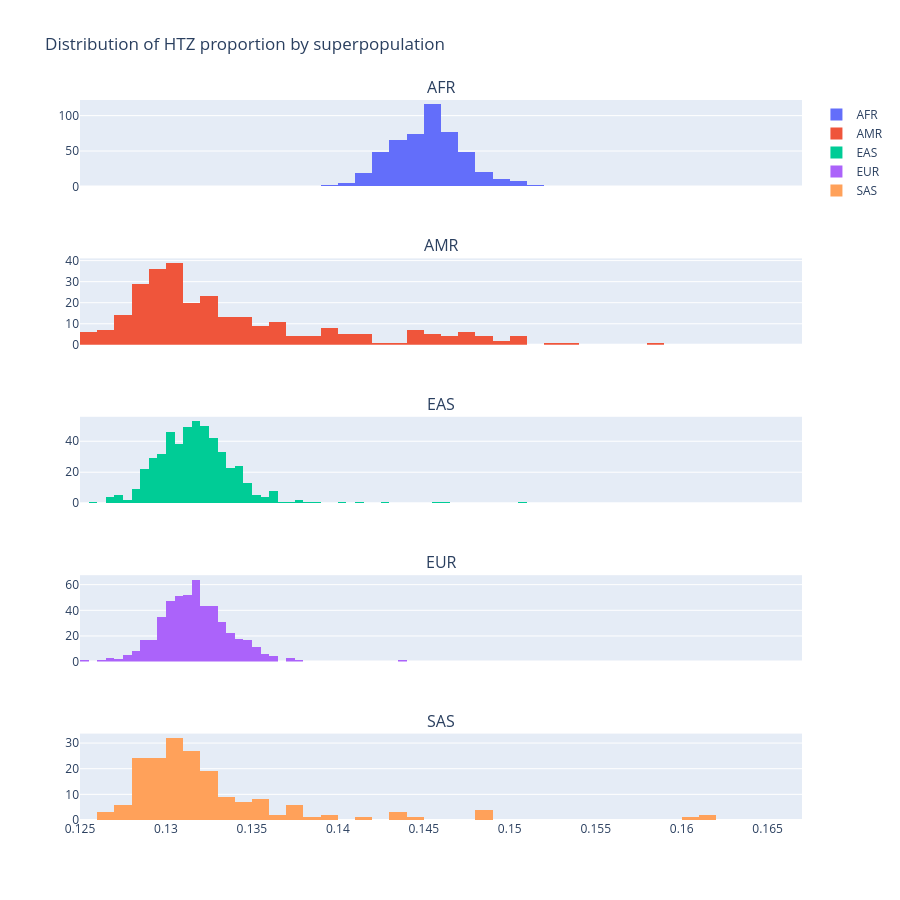

The notebook cell saved with this chart:
### Code cell
import plotly.graph_objects as go
from plotly.subplots import make_subplots

superpop_order = ["AFR", "AMR", "EAS", "EUR", "SAS"]

fig = make_subplots(rows=5, cols=1, shared_xaxes=True, subplot_titles=superpop_order)

for i, sp in enumerate(superpop_order, start=1):
    mask = genotype_w_annotation["1000G superpopulation code"] == sp
    subset = genotype_w_annotation[mask]

    fig.add_trace(go.Histogram(x=subset["prop_HTZ"], name=sp, nbinsx=50), row=i, col=1)

fig.update_layout(
    height=900,
    title_text="Distribution of HTZ proportion by superpopulation",
    showlegend=True,
)
fig.show()

### Figure 1 — Plotly figure (JSON) as saved in the notebook; plotly's stock layout.template omitted (floating-point values rounded to 4 significant figures; data arrays with more than 128 entries replaced by an {"elided": "..."} marker saying what was removed)
{"data": [{"name": "AFR", "nbinsx": 50, "type": "histogram", "x": {"elided": "504 float values"}, "xaxis": "x", "yaxis": "y"}, {"name": "AMR", "nbinsx": 50, "type": "histogram", "x": {"elided": "283 float values"}, "xaxis": "x2", "yaxis": "y2"}, {"name": "EAS", "nbinsx": 50, "type": "histogram", "x": {"elided": "504 float values"}, "xaxis": "x3", "yaxis": "y3"}, {"name": "EUR", "nbinsx": 50, "type": "histogram", "x": {"elided": "503 float values"}, "xaxis": "x4", "yaxis": "y4"}, {"name": "SAS", "nbinsx": 50, "type": "histogram", "x": {"elided": "182 float values"}, "xaxis": "x5", "yaxis": "y5"}], "layout": {"annotations": [{"font": {"size": 16}, "showarrow": false, "text": "AFR", "x": 0.5, "xanchor": "center", "xref": "paper", "y": 1, "yanchor": "bottom", "yref": "paper"}, {"font": {"size": 16}, "showarrow": false, "text": "AMR", "x": 0.5, "xanchor": "center", "xref": "paper", "y": 0.78, "yanchor": "bottom", "yref": "paper"}, {"font": {"size": 16}, "showarrow": false, "text": "EAS", "x": 0.5, "xanchor": "center", "xref": "paper", "y": 0.56, "yanchor": "bottom", "yref": "paper"}, {"font": {"size": 16}, "showarrow": false, "text": "EUR", "x": 0.5, "xanchor": "center", "xref": "paper", "y": 0.34, "yanchor": "bottom", "yref": "paper"}, {"font": {"size": 16}, "showarrow": false, "text": "SAS", "x": 0.5, "xanchor": "center", "xref": "paper", "y": 0.12, "yanchor": "bottom", "yref": "paper"}], "height": 900, "showlegend": true, "title": {"text": "Distribution of HTZ proportion by superpopulation"}, "xaxis": {"anchor": "y", "domain": [0, 1], "matches": "x5", "showticklabels": false}, "xaxis2": {"anchor": "y2", "domain": [0, 1], "matches": "x5", "showticklabels": false}, "xaxis3": {"anchor": "y3", "domain": [0, 1], "matches": "x5", "showticklabels": false}, "xaxis4": {"anchor": "y4", "domain": [0, 1], "matches": "x5", "showticklabels": false}, "xaxis5": {"anchor": "y5", "domain": [0, 1]}, "yaxis": {"anchor": "x", "domain": [0.88, 1]}, "yaxis2": {"anchor": "x2", "domain": [0.66, 0.78]}, "yaxis3": {"anchor": "x3", "domain": [0.44, 0.56]}, "yaxis4": {"anchor": "x4", "domain": [0.22, 0.34]}, "yaxis5": {"anchor": "x5", "domain": [0, 0.12]}}}
